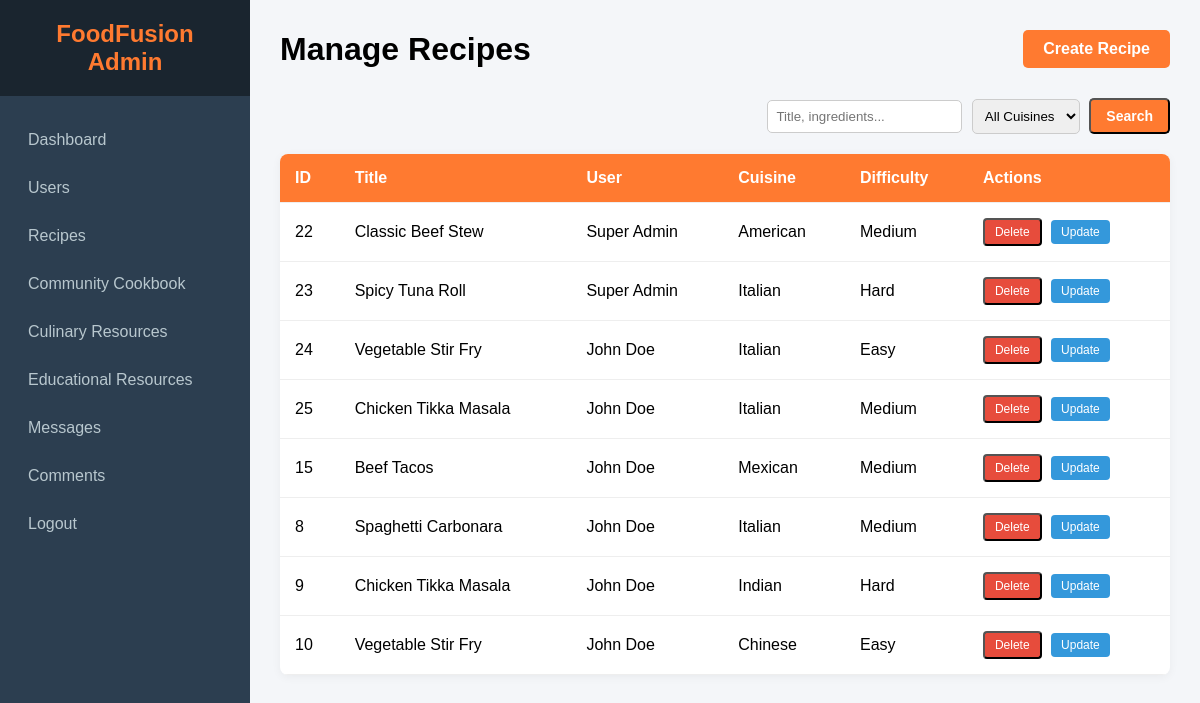
Screenshot of /admin/recipes.php (signed in) with the database file from the repository.
### tables this page shows
CREATE TABLE `recipes` (
  `id` int(11) NOT NULL,
  `title` varchar(255) NOT NULL,
  `description` text NOT NULL,
  `ingredients` text NOT NULL,
  `cuisine_type` varchar(100) NOT NULL,
  `dietary_preference` varchar(100) NOT NULL,
  `difficulty` text NOT NULL,
  `image` varchar(255) DEFAULT NULL,
  `user_id` int(11) NOT NULL,
  `created_at` timestamp NOT NULL DEFAULT current_timestamp()
);

CREATE TABLE `users` (
  `id` int(11) NOT NULL,
  `first_name` varchar(100) NOT NULL,
  `last_name` varchar(100) NOT NULL,
  `email` varchar(255) NOT NULL,
  `password` text NOT NULL,
  `type` varchar(100) DEFAULT 'user',
  `created_at` timestamp NOT NULL DEFAULT current_timestamp()
);

### admin/recipes.php (the view, shortened to what this page needs)
<?php
include("../database/config.php");
?>
<!DOCTYPE html>
<html lang="en">
<head>
    <link rel="stylesheet" href="../css/admin.css">
</head>
<body class="admin-body">
    <?php include("sidebar.php"); ?>
    <div class="main-content">
        <div class="admin-header">
            <h1>Manage Recipes</h1>
            <a href="recipes_create.php" class="admin-btn">Create Recipe</a>
        </div>
        <div style="margin-bottom: 20px; text-align: right;">
            <form method="GET" action="recipes.php" style="display: inline-block;">
                <input type="text" name="search" placeholder="Title, ingredients..." value="<?php echo isset($_GET['search']) ? htmlspecialchars($_GET['search']) : ''; ?>" style="padding: 8px; margin-right: 5px; border-radius: 5px; border: 1px solid #ccc;">
                <select name="cuisine_type" style="padding: 8px; margin-right: 5px; border-radius: 5px; border: 1px solid #ccc;">
                    <option value="">All Cuisines</option>
                </select>
                <button type="submit" class="admin-btn" style="padding: 8px 15px; font-size: 14px;">Search</button>
            </form>
        </div>
        <table class="admin-table">
            <thead>
                <tr>
                    <th>ID</th>
                    <th>Title</th>
                    <th>User</th>
                    <th>Cuisine</th>
                    <th>Difficulty</th>
                    <th>Actions</th>
                </tr>
            </thead>
            <tbody>
                <?php
                $sql = "SELECT recipes.*, users.first_name, users.last_name FROM recipes LEFT JOIN users ON recipes.user_id = users.id";
                $sql .= " ORDER BY recipes.created_at DESC";
                $result = $connection->query($sql);
                if ($result->num_rows > 0) {
                    while($row = $result->fetch_assoc()) {
                        $user_name = $row['first_name'] ? htmlspecialchars($row['first_name'] . ' ' . $row['last_name']) : 'Unknown';
                        echo "<tr>";
                        echo "<td>" . $row['id'] . "</td>";
                        echo "<td>" . $row['title'] . "</td>";
                        echo "<td>" . $user_name . "</td>";
                        echo "<td>" . $row['cuisine_type'] . "</td>";
                        echo "<td>" . $row['difficulty'] . "</td>";
                        echo "<td>
                                <form action='../controllers/admin/AdminRecipesController.php' method='POST' style='display:inline;'>
                                    <input type='hidden' name='id' value='" . $row['id'] . "'>
                                    <button type='submit' name='delete_recipe' class='admin-action-btn delete' onclick='return confirm(\"Are you sure?\")'>Delete</button>
                                </form>
                                <a href='recipes_edit.php?id=" . $row['id'] . "' class='admin-action-btn edit'>Update</a>
                              </td>";
                        echo "</tr>";
                    }
                } else {
                    echo "<tr><td colspan='6'>No recipes found</td></tr>";
                }
                ?>
            </tbody>
        </table>
    </div>
</body>
</html>

### css/admin.css (style rules this page uses)
* { margin: 0; padding: 0; box-sizing: border-box; font-family: Arial, sans-serif; }
body.admin-body { display: flex; background: #f4f6f9; }
.main-content { margin-left: 250px; width: calc(100% - 250px); padding: 30px; transition: 0.3s; }
.admin-table { width: 100%; border-collapse: collapse; background: white; border-radius: 8px; overflow: hidden; box-shadow: 0 2px 10px rgba(0,0,0,0.05); }
.admin-table th, .admin-table td { padding: 15px; text-align: left; border-bottom: 1px solid #eee; }
.admin-table th { background: #FF7A30; color: white; font-weight: 600; }
.admin-header { display: flex; justify-content: space-between; align-items: center; margin-bottom: 30px; }
.admin-btn { padding: 10px 20px; background: #FF7A30; color: white; border-radius: 5px; text-decoration: none; font-weight: bold; }
.admin-action-btn { padding: 5px 10px; border-radius: 4px; text-decoration: none; font-size: 12px; margin-right: 5px; }
.edit { background: #3498db; color: white; }
.delete { background: #e74c3c; color: white; }

### rows the page displays
recipes: id "22", title "Classic Beef Stew", user.last_name "Super Admin", cuisine_type "American", difficulty "Medium"
recipes: id "23", title "Spicy Tuna Roll", user.last_name "Super Admin", cuisine_type "Italian", difficulty "Hard"
recipes: id "24", title "Vegetable Stir Fry", user.last_name "John Doe", cuisine_type "Italian", difficulty "Easy"
recipes: id "25", title "Chicken Tikka Masala", user.last_name "John Doe", cuisine_type "Italian", difficulty "Medium"
recipes: id "15", title "Beef Tacos", user.last_name "John Doe", cuisine_type "Mexican", difficulty "Medium"
recipes: id "8", title "Spaghetti Carbonara", user.last_name "John Doe", cuisine_type "Italian", difficulty "Medium"
recipes: id "9", title "Chicken Tikka Masala", user.last_name "John Doe", cuisine_type "Indian", difficulty "Hard"
recipes: id "10", title "Vegetable Stir Fry", user.last_name "John Doe", cuisine_type "Chinese", difficulty "Easy"
